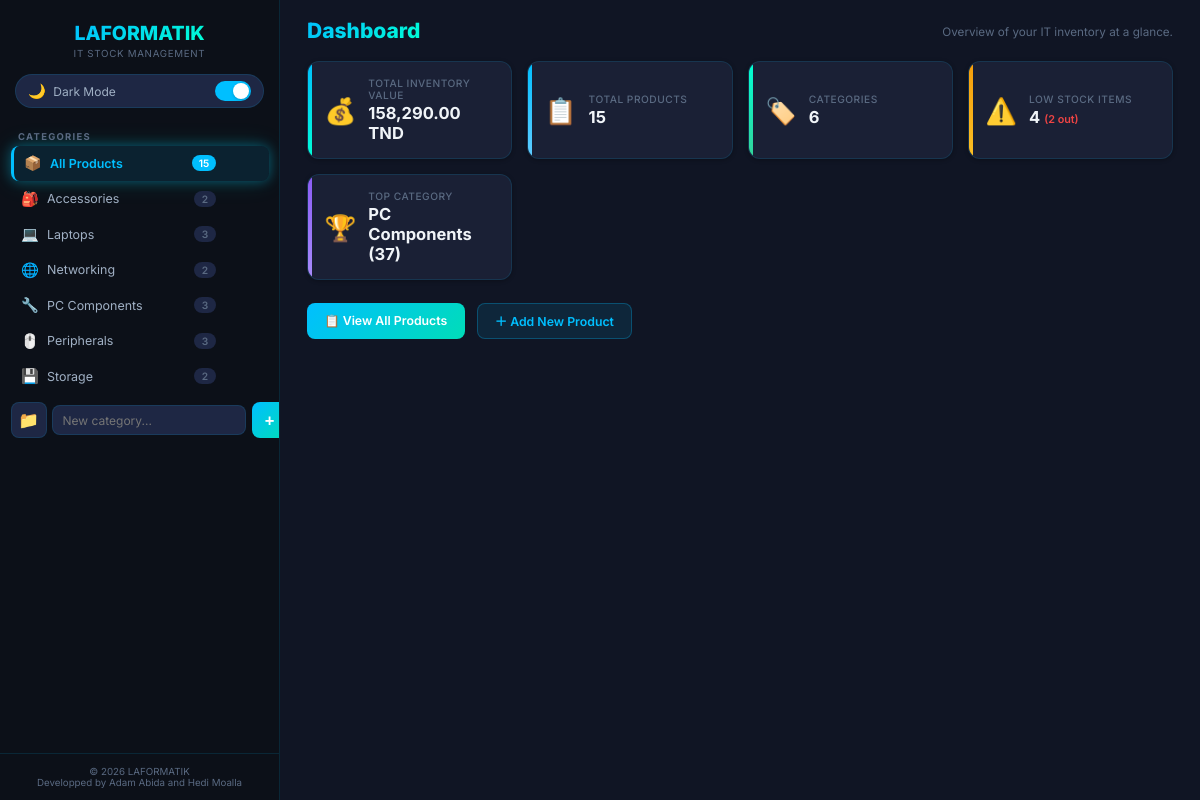
The page / on the database its author committed.
### tables this page shows
CREATE TABLE `categories` (
  `id_cat`  INT          NOT NULL AUTO_INCREMENT,
  `nom_cat` VARCHAR(50)  NOT NULL,
  `emoji`   VARCHAR(10)  NOT NULL DEFAULT '📁',
  PRIMARY KEY (`id_cat`),
  UNIQUE KEY `uq_nom_cat` (`nom_cat`)
);

### index.php (the view, shortened to what this page needs)
<?php
require_once __DIR__ . '/db_connect.php';
$catStmt = $pdo->query("
    SELECT c.id_cat, c.nom_cat, c.emoji, COUNT(p.ref_prod) AS nb_products
    FROM categories c
    LEFT JOIN produits p ON c.id_cat = p.id_cat
    GROUP BY c.id_cat
    ORDER BY c.nom_cat ASC
");
$categories = $catStmt->fetchAll();
$totalProducts = array_sum(array_column($categories, 'nb_products'));
$dashValue  = $pdo->query("SELECT COALESCE(SUM(prix * quantite), 0) AS val FROM produits")->fetch();
$dashTotal  = $pdo->query("SELECT COUNT(*) AS total FROM produits")->fetch();
$dashCats   = $pdo->query("SELECT COUNT(*) AS total FROM categories")->fetch();
$dashLow    = $pdo->query("SELECT COUNT(*) AS total FROM produits WHERE quantite > 0 AND quantite < 5")->fetch();
$dashOut    = $pdo->query("SELECT COUNT(*) AS total FROM produits WHERE quantite = 0")->fetch();
$dashTopCat = $pdo->query("
    SELECT c.nom_cat, SUM(p.quantite) AS total_qty
    FROM categories c JOIN produits p ON c.id_cat = p.id_cat
    GROUP BY c.id_cat ORDER BY total_qty DESC LIMIT 1
")->fetch();
?>
<!DOCTYPE html>
<html lang="en" data-theme="dark">
<head>
    <link rel="stylesheet" href="assets/style.css">
</head>
<body>
    <aside class="sidebar" id="sidebar">
        <div class="sidebar-header">
            <a href="index.php" class="logo-link">
                <div class="logo-fallback" style="display:none;">
                    <span class="logo-text">LAFORMATIK</span>
                </div>
            </a>
            <p class="logo-sub">IT Stock Management</p>
        </div>
        <div class="theme-toggle-wrap">
            <button class="theme-toggle" id="themeToggle" title="Toggle Dark/Light Mode">
                <span class="tgl-icon" id="themeIcon">🌙</span>
                <span class="tgl-label" id="themeLabel">Dark Mode</span>
                <span class="tgl-track"><span class="tgl-thumb"></span></span>
            </button>
        </div>
        <nav class="sidebar-nav">
            <h3 class="nav-heading">Categories</h3>
            <ul class="cat-list" id="catList">
                <li>
                    <a href="products.php" class="cat-item active-cat">
                        <span class="cat-ico">📦</span>
                        <span class="cat-name">All Products</span>
                        <span class="cat-count"><?= $totalProducts ?></span>
                    </a>
                </li>
                <?php foreach ($categories as $cat): ?>
                <li class="cat-li">
                    <a href="products.php?cat=<?= $cat['id_cat'] ?>" class="cat-item">
                        <span class="cat-ico"><?= htmlspecialchars($cat['emoji']) ?></span>
                        <span class="cat-name"><?= htmlspecialchars($cat['nom_cat']) ?></span>
                        <span class="cat-count"><?= $cat['nb_products'] ?></span>
                    </a>
                </li>
                <?php endforeach; ?>
            </ul>
            <form action="actions/category_actions.php" method="POST" class="add-cat-form">
                <div class="add-cat-row">
                    <button type="button" class="emoji-pick-btn" id="newCatEmojiBtn" onclick="openEmojiPicker('newCatEmoji', 'newCatEmojiBtn')" title="Pick emoji">📁</button>
                    <input type="text" name="nom_cat" placeholder="New category..." maxlength="50" required class="add-cat-input">
                    <button type="submit" class="btn-add-cat" title="Add Category">+</button>
                </div>
            </form>
        </nav>
        <div class="sidebar-footer">
            <p>&copy; <?= date('Y') ?> LAFORMATIK</p>
            <p>Developped by Adam Abida and Hedi Moalla</p>
        </div>
    </aside>
    <main class="main-content" id="mainContent">
        <header class="page-header">
            <h1 class="page-title">Dashboard</h1>
            <p class="page-subtitle">Overview of your IT inventory at a glance.</p>
        </header>
        <section class="dashboard" id="dashboard">
            <div class="dash-card card-value">
                <div class="dash-icon">💰</div>
                <div class="dash-body">
                    <span class="dash-label">Total Inventory Value</span>
                    <span class="dash-val"><?= number_format($dashValue['val'], 2) ?> TND</span>
                </div>
            </div>
            <div class="dash-card card-products">
                <div class="dash-icon">📋</div>
                <div class="dash-body">
                    <span class="dash-label">Total Products</span>
                    <span class="dash-val"><?= $dashTotal['total'] ?></span>
                </div>
            </div>
            <div class="dash-card card-cats">
                <div class="dash-icon">🏷️</div>
                <div class="dash-body">
                    <span class="dash-label">Categories</span>
                    <span class="dash-val"><?= $dashCats['total'] ?></span>
                </div>
            </div>
            <div class="dash-card card-lowstock">
                <div class="dash-icon">⚠️</div>
                <div class="dash-body">
                    <span class="dash-label">Low Stock Items</span>
                    <span class="dash-val"><?= $dashLow['total'] ?><?php if ($dashOut['total'] > 0): ?> <small class="out-label">(<?= $dashOut['total'] ?> out)</small><?php endif; ?></span>
                </div>
            </div>
            <div class="dash-card card-topcat">
                <div class="dash-icon">🏆</div>
                <div class="dash-body">
                    <span class="dash-label">Top Category</span>
                    <span class="dash-val"><?= $dashTopCat ? htmlspecialchars($dashTopCat['nom_cat']) . ' (' . $dashTopCat['total_qty'] . ')' : 'N/A' ?></span>
                </div>
            </div>
        </section>
        <section class="quick-links">
            <a href="products.php" class="btn btn-primary">📋 View All Products</a>
            <a href="products.php?form=add" class="btn btn-accent">＋ Add New Product</a>
        </section>
    </main>
</body>
</html>

### rows shown on the page
categories: emoji "🎒", nom_cat "Accessories", nb_products "2"
categories: emoji "💻", nom_cat "Laptops", nb_products "3"
categories: emoji "🌐", nom_cat "Networking", nb_products "2"
categories: emoji "🔧", nom_cat "PC Components", nb_products "3"
categories: emoji "🖱️", nom_cat "Peripherals", nb_products "3"
categories: emoji "💾", nom_cat "Storage", nb_products "2"

### other values the page prints
$totalProducts "15"
$dashValue['val'] "158,290.00"
$dashTotal['total'] "15"
$dashCats['total'] "6"
$dashLow['total'] "4"
$dashOut['total'] "2"
$dashTopCat['nom_cat'] "PC Components"
$dashTopCat['total_qty'] "37"
